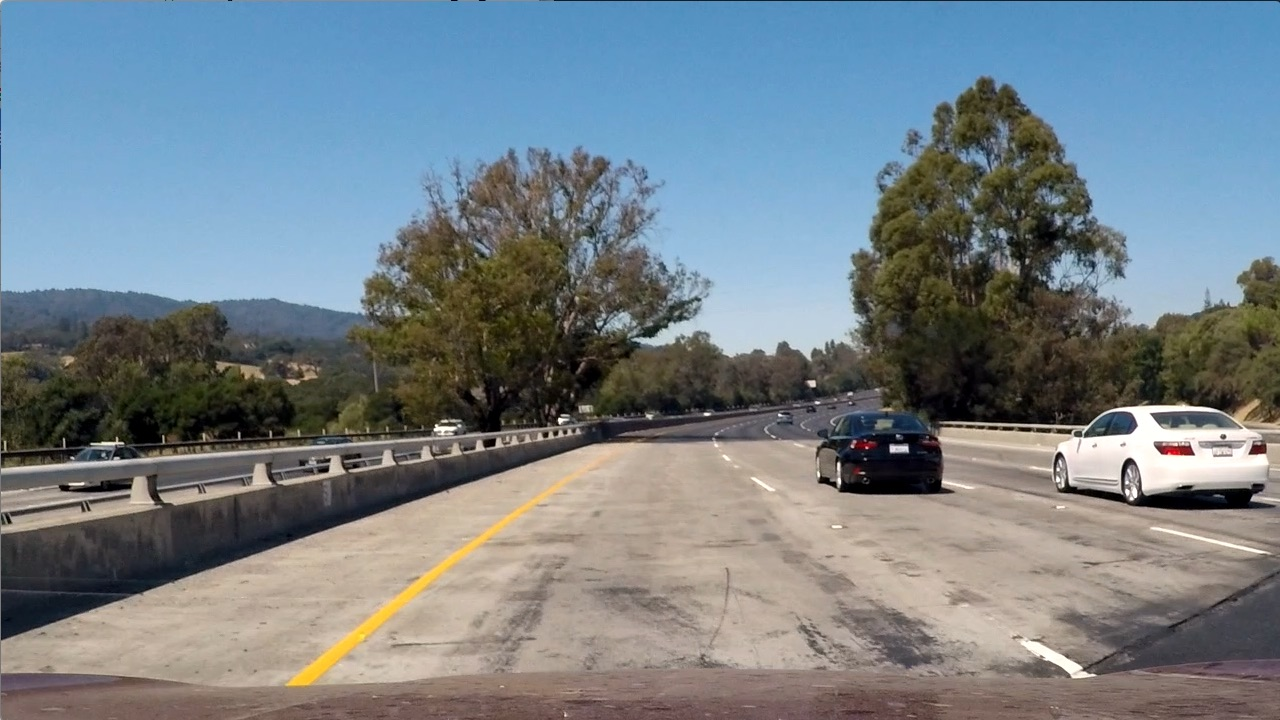
#> input picture test_images/test1.jpg, 1280 x 720 px; its folder holds 5 pictures in this run
$ jupyter execute 'Vehicle Detection and Tracking.ipynb'   (older library calls are emulated)
#> lines starting #> are read from the running program, lines starting #| are printed output that depends on the picture
# Project 5: Vehicle Detection & Tracking

The goals / steps of this project are the following:

* Perform a Histogram of Oriented Gradients (HOG) feature extraction on a labeled training set of images and train a classifier Linear SVM classifier
* Optionally, you can also apply a color transform and append binned color features, as well as histograms of color, to your HOG feature vector.
* Note: for those first two steps don't forget to normalize your features and randomize a selection for training and testing.
* Implement a sliding-window technique and use your trained classifier to search for vehicles in images.
* Run your pipeline on a video stream (start with the test_video.mp4 and later implement on full project_video.mp4) and create a heat map of recurring detections frame by frame to reject outliers and follow detected vehicles.
* Estimate a bounding box for vehicles detected.

# Project Dependencies

[cell 1]
import numpy as np
import cv2
import glob
import time
import matplotlib.pyplot as plt
import matplotlib.image as mpimg
from mpl_toolkits.mplot3d import Axes3D
from skimage.feature import hog
from sklearn.preprocessing import StandardScaler
from sklearn.model_selection import train_test_split
from sklearn.model_selection import GridSearchCV
from scipy.ndimage.measurements import label
from sklearn import svm

from moviepy.editor import *
from IPython.display import HTML

## Load Test Images

[cell 2]
def load_test_images():
    images = []
    for path in glob.glob('test_images/*.jpg'):
        img = mpimg.imread(path)
#> img is the input picture: shape (720, 1280, 3); mean R, G, B 117.5, 128.7, 135.5
        images.append(img)

    return images

test_images = load_test_images()

[cell 3]
def plot_grid(images):
    """Helper function to plot a list of images as a grid with 3 columns."""
    fig = plt.figure(figsize=(16,9))

    columns = 3
    rows = round(len(images)/columns)

    for index, img in enumerate(images):
        a = fig.add_subplot(rows,columns,index+1)
        plt.imshow(img)
    plt.show()

plot_grid(test_images)
#> (the call stopped at in plot_grid, `fig = plt.figure(figsize=(16,9))`: IPython is not available in this run)

# Explore Color Spaces

In this section I use various visualization techniques to determine what might the best methods for extracting features from each image.

[cell 4]
def convert_color(image, conv='RGB'):
    """Convenience function for converting between RGB and various color spaces."""

    img = np.copy(image)

    if conv == 'RGB2YCrCb':
        return cv2.cvtColor(img, cv2.COLOR_RGB2YCrCb)
    elif conv == 'RGB2HSV':
        return cv2.cvtColor(img, cv2.COLOR_RGB2HSV)
    elif conv == 'RGB2LUV':
        return cv2.cvtColor(img, cv2.COLOR_RGB2LUV)
    elif conv == 'RGB2HLS':
        return cv2.cvtColor(img, cv2.COLOR_RGB2HLS)
    elif conv == 'RGB2YUV':
        return cv2.cvtColor(img, cv2.COLOR_RGB2YUV)
    else:
        # Retain RGB image
        return img

[cell 5]
color_spaces = ['RGB', 'RGB2YCrCb', 'RGB2HSV', 'RGB2LUV', 'RGB2HLS', 'RGB2YUV']

### 3D Color Space Visualization

 Visulizing color spaces in this way gives a clearer indication of how it might be possible
 to ditinguish various features in an image based on their distrubution.

[cell 6]
def plot3d(pixels, colors_rgb, axis_labels=list("RGB"), axis_limits=[(0, 255), (0, 255), (0, 255)]):
    """Plot pixels in 3D."""

    # Create figure and 3D axes
    fig = plt.figure(figsize=(4, 4))

    ax = Axes3D(fig)

    # Set axis limits
    ax.set_xlim(*axis_limits[0])
    ax.set_ylim(*axis_limits[1])
    ax.set_zlim(*axis_limits[2])

    # Set axis labels and sizes
    ax.tick_params(axis='both', which='major', labelsize=14, pad=8)
    ax.set_xlabel(axis_labels[0], fontsize=16, labelpad=16)
    ax.set_ylabel(axis_labels[1], fontsize=16, labelpad=16)
    ax.set_zlabel(axis_labels[2], fontsize=16, labelpad=16)

    # Plot pixel values with colors given in colors_rgb
    ax.scatter(
        pixels[:, :, 0].ravel(),
        pixels[:, :, 1].ravel(),
        pixels[:, :, 2].ravel(),
        c=colors_rgb.reshape((-1, 3)), edgecolors='none')

    return ax  # return Axes3D object for further manipulation


# Read a color image
img = mpimg.imread("test_images/test6.jpg")
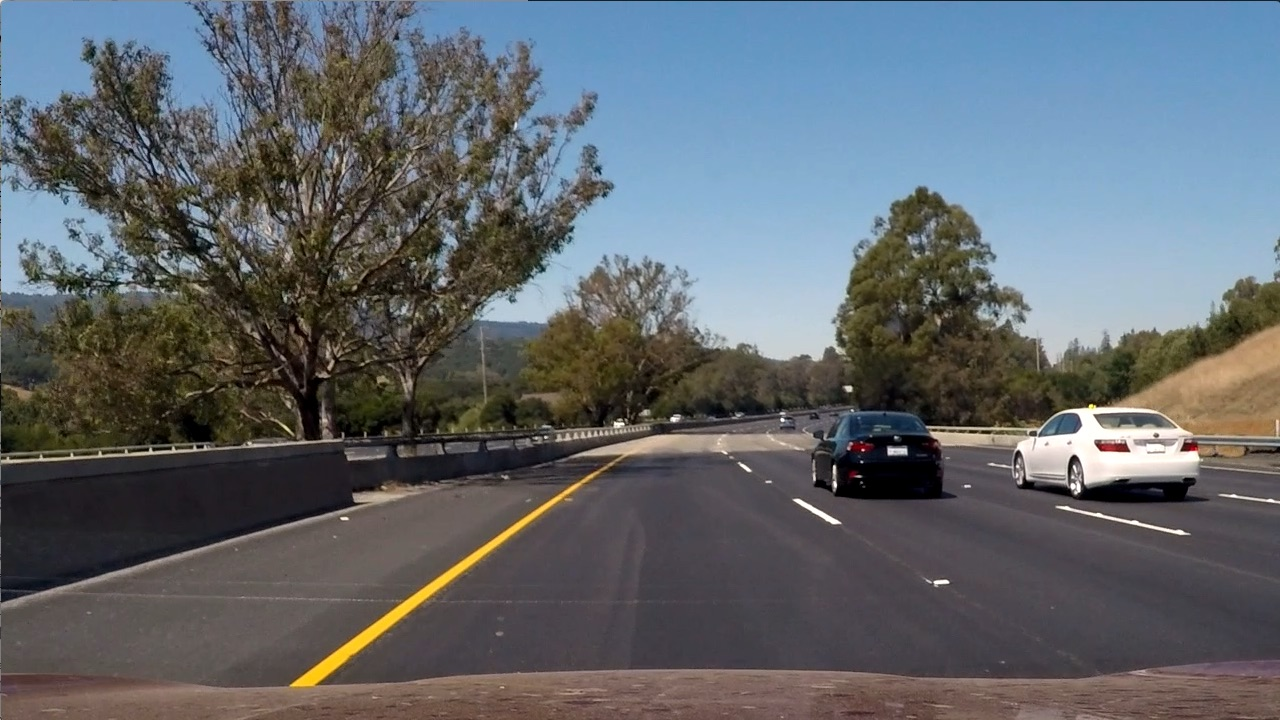
#> input picture test_images/test6.jpg, 1280 x 720 px
#> img is the input picture: shape (720, 1280, 3); mean R, G, B 97, 102.6, 107.9

# Select a small fraction of pixels to plot by subsampling it
scale = max(img.shape[0], img.shape[1], 64) / 64  # at most 64 rows and columns
#> scale = 20
img_small = cv2.resize(img, (np.int(img.shape[1] / scale), np.int(img.shape[0] / scale)), interpolation=cv2.INTER_NEAREST)
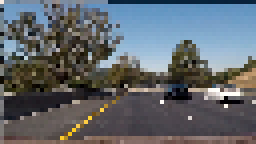
#> img_small: shape (36, 64, 3) (shown 4 times larger); mean R, G, B 96.3, 102.1, 107.6

# Convert subsampled image to desired color space(s)
img_small_rgb = img_small / 255.  # scaled to [0, 1], only for plotting

[cell 7]
# Plot and show
plot3d(img_small, img_small_rgb)
#> (the call stopped at in plot3d, `fig = plt.figure(figsize=(4, 4))`: IPython is not available in this run)
plt.title('RGB')
#> (this line was passed over: IPython is not available in this run)
plt.show()

[cell 8]
plot3d(convert_color(img_small, color_spaces[1]), img_small_rgb, axis_labels=list("YCC"))
#> in convert_color, `return cv2.cvtColor(img, cv2.COLOR_RGB2YCrCb)`: returned value: shape (36, 64, 3); mean of channels 0, 1, 2 101, 124.6, 131.7
#> (the call stopped at in plot3d, `fig = plt.figure(figsize=(4, 4))`: IPython is not available in this run)
plt.title(color_spaces[1])
#> (this line was passed over: IPython is not available in this run)
plt.show()

[cell 9]
plot3d(convert_color(img_small, color_spaces[2]), img_small_rgb, axis_labels=list("HSV"))
#> in convert_color (call 2), `return cv2.cvtColor(img, cv2.COLOR_RGB2HSV)`: returned value: shape (36, 64, 3); mean H, S, V 77.7, 69, 117.7
#> (the call stopped at in plot3d, `fig = plt.figure(figsize=(4, 4))`: IPython is not available in this run)
plt.title(color_spaces[2])
#> (this line was passed over: IPython is not available in this run)
